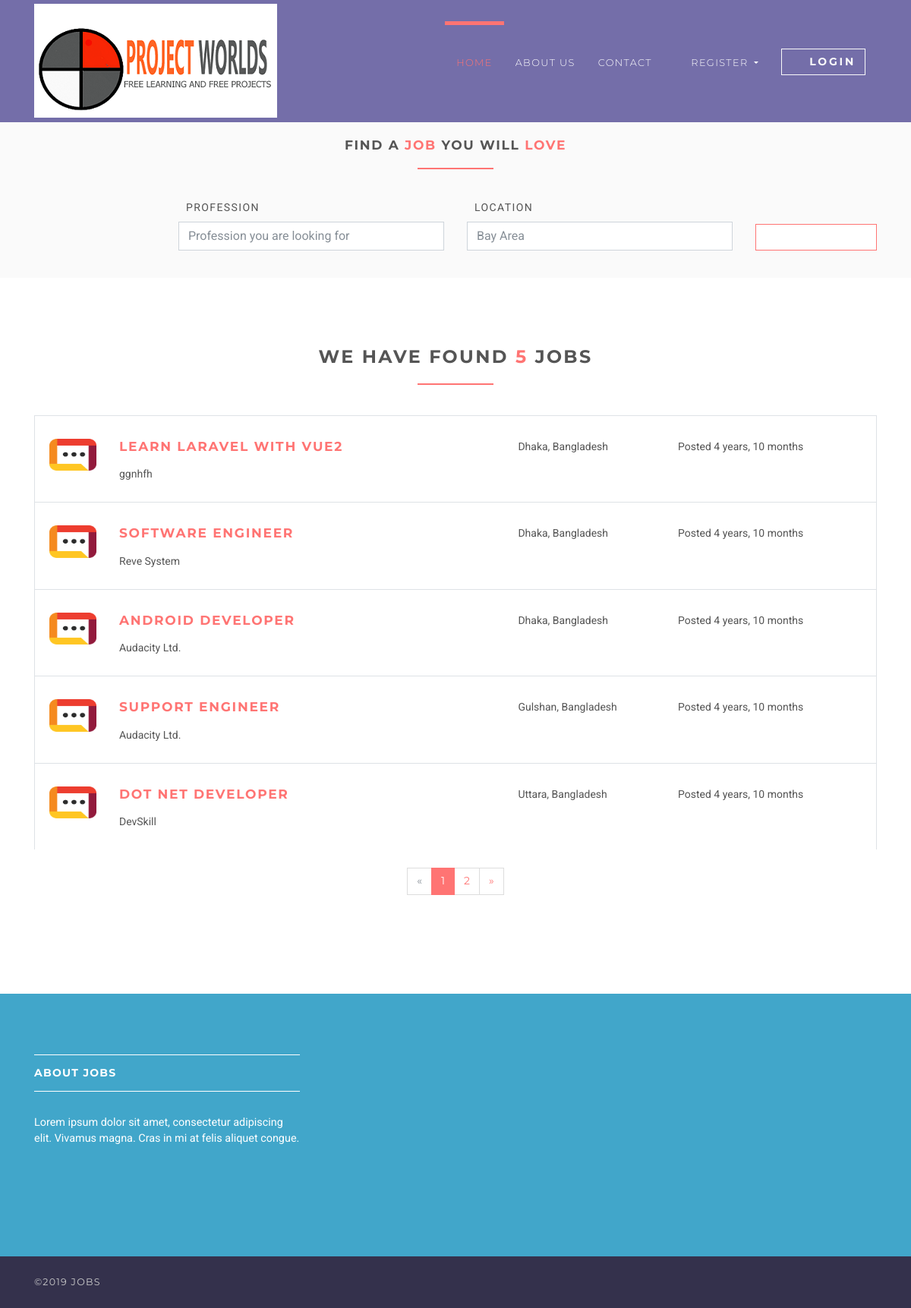
Page /jobs on the committed database.
### jobsapp/models.py (models this page shows, shortened)
class Job(models.Model):
    user = models.ForeignKey(User, on_delete=models.CASCADE)
    title = models.CharField(max_length=300)
    description = models.TextField()
    location = models.CharField(max_length=150)
    type = models.CharField(choices=JOB_TYPE, max_length=10)
    category = models.CharField(max_length=100)
    last_date = models.DateTimeField()
    company_name = models.CharField(max_length=100)
    company_description = models.CharField(max_length=300)
    website = models.CharField(max_length=100, default="")
    created_at = models.DateTimeField(default=timezone.now)
    filled = models.BooleanField(default=False)

### jobsapp/views/home.py (the view)
# urls.py: path('jobs', JobListView.as_view(), name='jobs'),
class JobListView(ListView):
    model = Job
    template_name = 'jobs/jobs.html'
    context_object_name = 'jobs'
    paginate_by = 5

### templates/jobs/jobs.html (shortened to what this page needs)
{% extends 'base.html' %}
{% load static %}
{% block content %}
    <section class="job-form-section job-form-section--compressed">
        <div class="container">
            <h4 class="heading">Find a <span class="accent">job </span> you will <span class="accent">love</span></h4>
            <form id="job-main-form" method="get" action="#" class="job-main-form">
                <div class="controls">
                    <div class="row align-items-end">
                        <div class="col-sm-1 col-lg-2"></div>
                        <div class="col-sm-5 col-lg-4 form-group">
                            <label for="profession">Profession</label>
                            <input type="text" id="profession" name="profession"
                                   placeholder="Profession you are looking for" class="form-control">
                        </div>
                        <div class="col-sm-5 col-lg-4 form-group">
                            <label for="location">Location</label>
                            <input type="text" id="location" name="location" placeholder="Any particular location?"
                                   value="Bay Area" class="form-control">
                        </div>
                        <div class="col-sm-1 col-lg-2 form-group">
                            <button type="submit" name="name"
                                    class="btn btn-outline-white-primary job-main-form__button">
                                <i class="fa fa-search"></i>
                            </button>
                        </div>
                    </div>
                </div>
            </form>
        </div>
    </section>
    <section>
        <div class="container">
            <h3 class="heading">We have found <span class="accent">{{ jobs.count }}</span> jobs</h3>
            {% for job in jobs %}
                <div class="job-listing  ">
                    <div class="row">
                        <div class="col-md-12 col-lg-6">
                            <div class="row">
                                <div class="col-2">
                                    <img src="{% static 'img/company-1.png' %}"
                                         alt="Ipsioou " class="img-fluid">
                                </div>
                                <div class="col-10">
                                    <h4 class="job__title"><a
                                            href="{% url 'jobs:jobs-detail' job.id %}">{{ job.title }}</a></h4>
                                    <p class="job__company">
                                        {{ job.company_name }}
                                    </p>
                                </div>
                            </div>
                        </div>
                        <div class="col-10 col-md-3 col-lg-2 ml-auto"><i class="fa fa-map-marker job__location"></i>
                            {{ job.location }}
                        </div>
                        <div class="col-10 col-md-3 col-lg-3 ml-auto">
                            <p>Posted {{ job.created_at|timesince }}</p>
                        </div>
                    </div>
                </div>
            {% endfor %}
            {% if is_paginated %}
                <div class="row">
                    <div class="col-md-12">
                        <nav aria-label="Page navigation example" class="d-flex justify-content-center mt-4 mb-4">
                            <ul class="pagination">
                                {% if page_obj.has_previous %}
                                    <li class="page-item">
                                        <a href="?page={{ page_obj.previous_page_number }}"
                                           class="page-link">&laquo;</a>
                                    </li>
                                {% else %}
                                    <li class="page-item disabled">
                                        <a class="page-link">&laquo;</a>
                                    </li>
                                {% endif %}
                                {% for i in page_obj.paginator.page_range %}
                                    {% if page_obj.number == i %}
                                        <li class="page-item active">
                                            <a class="page-link">{{ i }}</a>
                                        </li>
                                    {% else %}
                                        <li class="page-item">
                                            <a href="?page={{ i }}" class="page-link">{{ i }}</a>
                                        </li>
                                    {% endif %}
                                {% endfor %}
                                {% if page_obj.has_next %}
                                    <li class="page-item">
                                        <a href="?page={{ page_obj.next_page_number }}" class="page-link">&raquo;</a>
                                    </li>
                                {% else %}
                                    <li class="page-item disabled">
                                        <a class="page-link">&raquo;</a>
                                    </li>
                                {% endif %}
                            </ul>
                        </nav>
                    </div>
                </div>
            {% endif %}
        </div>
    </section>
{% endblock %}

### rows in the picture
Job: title "LEARN LARAVEL WITH VUE2", company_name "ggnhfh", location "Dhaka, Bangladesh", created_at "4 years, 10 months"
Job: title "SOFTWARE ENGINEER", company_name "Reve System", location "Dhaka, Bangladesh", created_at "4 years, 10 months"
Job: title "ANDROID DEVELOPER", company_name "Audacity Ltd.", location "Dhaka, Bangladesh", created_at "4 years, 10 months"
Job: title "SUPPORT ENGINEER", company_name "Audacity Ltd.", location "Gulshan, Bangladesh", created_at "4 years, 10 months"
Job: title "DOT NET DEVELOPER", company_name "DevSkill", location "Uttara, Bangladesh", created_at "4 years, 10 months"

### other values in the picture
{{ jobs.count }} "5"
{{ i }} "1"
{{ i }} "2"
